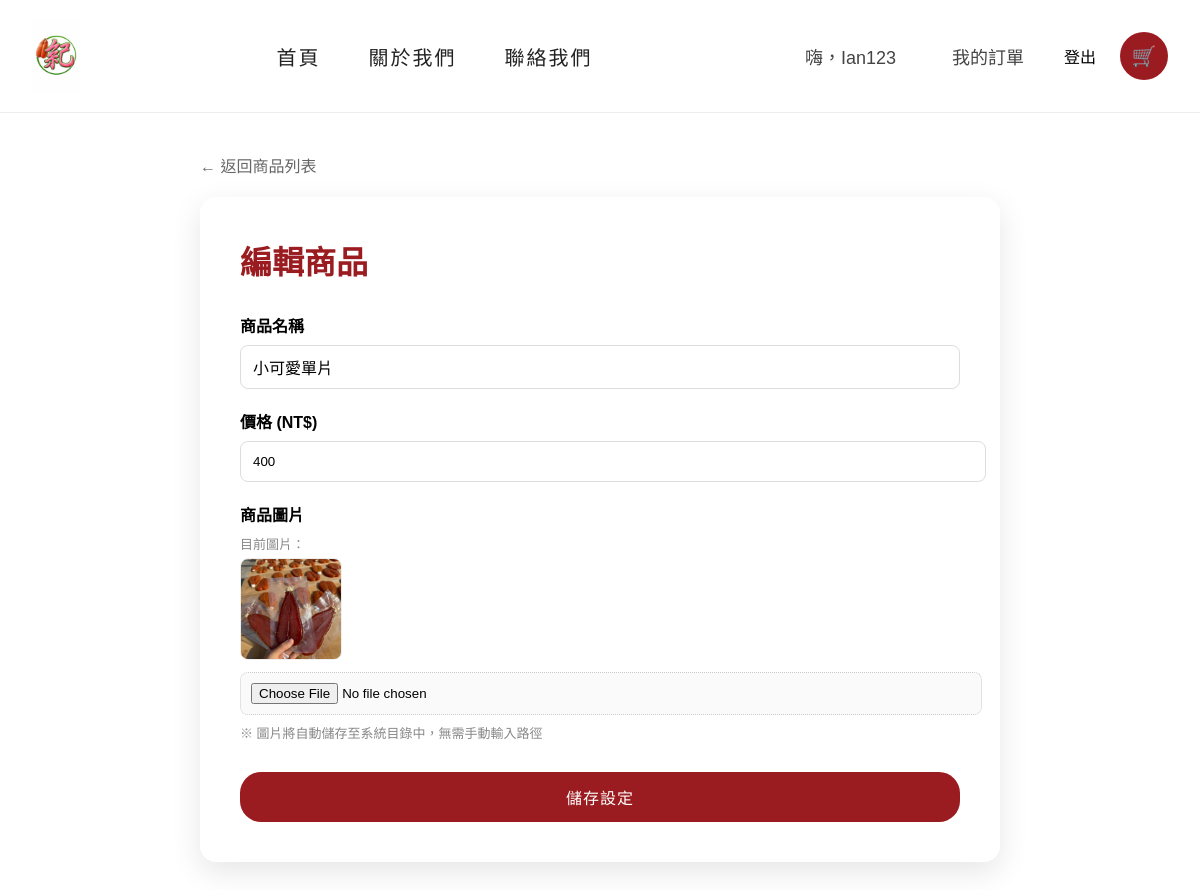
/management/products/edit/1/ (signed in), run on the app's committed database.
### web/models.py (models this page shows, shortened)
class Product(models.Model):
    name = models.CharField(max_length=100)
    price = models.IntegerField()
    image_path = models.CharField(max_length=255)

### web/views.py (the view, shortened to what this page needs)
# urls.py: path("management/products/edit/<int:product_id>/", admin_product_edit, name="admin_product_edit"),
@user_passes_test(lambda u: u.is_superuser)
def admin_product_edit(request, product_id):
    product = get_object_or_404(Product, id=product_id)
    return render(request, "management/admin_product_form.html", {'product': product, 'title': '編輯商品'})

### templates/management/admin_product_form.html (shortened to what this page needs)
{% extends "base.html" %}
{% load static %}
{% block content %}
<div style="max-width: 800px; margin: 40px auto; padding: 0 20px;">
    <a href="{% url 'admin_products' %}"
        style="color: #666; text-decoration: none; display: inline-block; margin-bottom: 20px;">← 返回商品列表</a>
    <div style="background: #fff; padding: 40px; border-radius: 16px; box-shadow: 0 10px 30px rgba(0,0,0,0.1);">
        <h1 style="color: #9b1c20; margin-top: 0; margin-bottom: 30px;">{{ title }}</h1>
        <form method="post" enctype="multipart/form-data">
            <div style="margin-bottom: 20px;">
                <label style="display: block; margin-bottom: 8px; font-weight: 600;">商品名稱</label>
                <input type="text" name="name" value="{{ product.name|default:'' }}" required
                    placeholder="例如：御品烏魚子 (五兩)"
                    style="width: 100%; padding: 12px; border: 1px solid #ddd; border-radius: 8px;">
            </div>
            <div style="margin-bottom: 20px;">
                <label style="display: block; margin-bottom: 8px; font-weight: 600;">價格 (NT$)</label>
                <input type="number" name="price" value="{{ product.price|default:'' }}" required
                    style="width: 100%; padding: 12px; border: 1px solid #ddd; border-radius: 8px; -moz-appearance: textfield;">
            </div>
            <div style="margin-bottom: 30px;">
                <label style="display: block; margin-bottom: 8px; font-weight: 600;">商品圖片</label>
                {% if product.image_path %}
                <div style="margin-bottom: 12px;">
                    <span style="font-size: 13px; color: #888;">目前圖片：</span><br>
                    <img src="{% static product.image_path %}"
                        style="width: 100px; height: 100px; object-fit: cover; border-radius: 8px; border: 1px solid #eee; margin-top: 5px;">
                </div>
                {% endif %}
                <input type="file" name="image_file" {% if not product %}required{% endif %} accept="image/*"
                    style="width: 100%; padding: 10px; border: 1px dotted #ccc; border-radius: 8px; background: #fafafa;">
                <p style="font-size: 13px; color: #888; margin-top: 8px;">※ 圖片將自動儲存至系統目錄中，無需手動輸入路徑</p>
            </div>
            <div style="display: flex; gap: 15px;">
                <button type="submit" class="btn-primary" style="flex: 1; height: 50px; font-size: 16px;">儲存設定</button>
            </div>
        </form>
    </div>
</div>
{% endblock %}

### templates/partials/navbar.html (shortened to what this page needs)
{% load static %}
<header class="site-header">
    <div class="nav-container">
        <div class="nav-logo">
            <a href="/">
                <img src="{% static 'images/logo.jpg' %}" alt="logo">
            </a>
        </div>
        <nav class="nav-menu">
            <a href="{% url 'index' %}">首頁</a>
            <a href="{% url 'about' %}">關於我們</a>
            <a href="{% url 'contact' %}">聯絡我們</a>
        </nav>
        <div class="nav-actions">
            {% if user.is_authenticated %}
            <span class="nav-link">嗨，{{ user.username }}</span>
            <a href="{% url 'orders' %}" class="nav-link">我的訂單</a>
            <form method="post" action="{% url 'logout' %}" style="display:inline;">
                <button type="submit" class="nav-link logout-btn">
                    登出
                </button>
            </form>
            {% else %}
            <a href="{% url 'login' %}" class="nav-link">會員登入</a>
            {% endif %}
            <a href="{% url 'cart_detail' %}" class="nav-cart">🛒</a>
        </div>
    </div>
</header>

### static/css/style.css (style rules this page uses)
body { margin: 0; font-family: "Noto Sans TC", sans-serif; }
img { max-width: 100%; height: auto; display: block; }
.btn-primary { display: inline-flex; align-items: center; justify-content: center; min-width: 140px; height: 42px; padding: 0 24px; background-color: #9b1c20; color: #fff; font-size: 14px; font-weight: 500; letter-spacing: 1px; border-radius: 21px; text-decoration: none; border: none; cursor: pointer; transition: all 0.25s ease; }
.site-header { background: #ffffff; border-bottom: 1px solid #eee; position: sticky; top: 0; z-index: 1000; }
.nav-container { max-width: 1280px; margin: 0 auto; padding: 20px 32px; display: flex; align-items: center; justify-content: space-between; }
.nav-logo img { height: 72px; display: block; }
.nav-menu { display: flex; gap: 48px; }
.nav-menu a { position: relative; font-size: 20px; font-weight: 500; color: #222; text-decoration: none; letter-spacing: 2px; padding: 8px 0; }
.nav-menu a::after { content: ""; position: absolute; left: 0; bottom: -8px; width: 0; height: 3px; background: #9b1c20; transition: width 0.3s ease; }
.nav-actions { display: flex; align-items: center; gap: 24px; }
.nav-link { font-size: 18px; text-decoration: none; color: #444; padding: 8px 16px; border-radius: 8px; transition: all 0.25s ease; }
.nav-cart { width: 48px; height: 48px; border-radius: 50%; background: #9b1c20; color: #fff; display: flex; align-items: center; justify-content: center; text-decoration: none; font-size: 20px; transition: background 0.25s ease; }
input[type="text"], input[type="password"] { width: 100%; height: 44px; border: 1px solid #ddd; border-radius: 10px; padding: 0 12px; font-size: 16px; box-sizing: border-box; }
.logout-btn { background: none; border: none; padding: 0; cursor: pointer; font: inherit; color: inherit; }

### data on the page
Product: name "小可愛單片", price "400", image_path (picture)

### other printed values
{{ user.username }} "Ian123"
{{ title }} "編輯商品"
